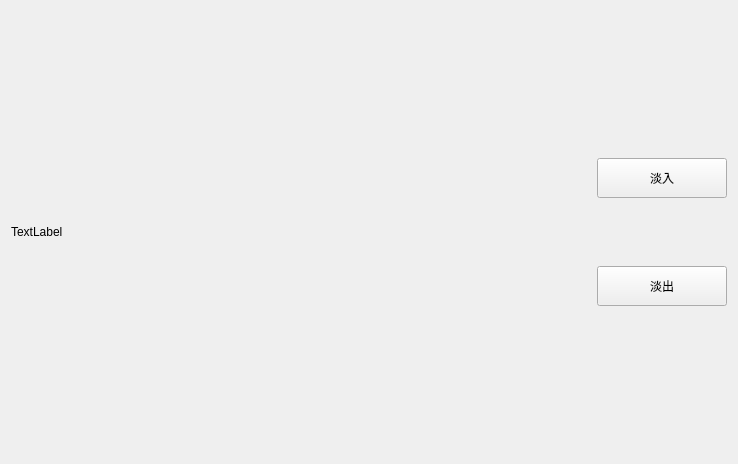
<?xml version="1.0" encoding="UTF-8"?>
<ui version="4.0">
 <class>Widget</class>
 <widget class="QWidget" name="Widget">
  <property name="geometry">
   <rect>
    <x>0</x>
    <y>0</y>
    <width>738</width>
    <height>464</height>
   </rect>
  </property>
  <property name="windowTitle">
   <string>Widget</string>
  </property>
  <layout class="QGridLayout" name="gridLayout">
   <item row="0" column="0">
    <widget class="QLabel" name="label">
     <property name="text">
      <string>TextLabel</string>
     </property>
    </widget>
   </item>
   <item row="0" column="1">
    <layout class="QVBoxLayout" name="verticalLayout_2">
     <item>
      <spacer name="verticalSpacer_2">
       <property name="orientation">
        <enum>Qt::Vertical</enum>
       </property>
       <property name="sizeHint" stdset="0">
        <size>
         <width>20</width>
         <height>40</height>
        </size>
       </property>
      </spacer>
     </item>
     <item>
      <layout class="QVBoxLayout" name="verticalLayout">
       <item>
        <widget class="QPushButton" name="pushButton">
         <property name="minimumSize">
          <size>
           <width>130</width>
           <height>40</height>
          </size>
         </property>
         <property name="maximumSize">
          <size>
           <width>130</width>
           <height>40</height>
          </size>
         </property>
         <property name="text">
          <string>淡入</string>
         </property>
        </widget>
       </item>
       <item>
        <spacer name="verticalSpacer">
         <property name="orientation">
          <enum>Qt::Vertical</enum>
         </property>
         <property name="sizeHint" stdset="0">
          <size>
           <width>20</width>
           <height>40</height>
          </size>
         </property>
        </spacer>
       </item>
       <item>
        <widget class="QPushButton" name="pushButton_2">
         <property name="minimumSize">
          <size>
           <width>130</width>
           <height>40</height>
          </size>
         </property>
         <property name="maximumSize">
          <size>
           <width>130</width>
           <height>40</height>
          </size>
         </property>
         <property name="text">
          <string>淡出</string>
         </property>
        </widget>
       </item>
      </layout>
     </item>
     <item>
      <spacer name="verticalSpacer_3">
       <property name="orientation">
        <enum>Qt::Vertical</enum>
       </property>
       <property name="sizeHint" stdset="0">
        <size>
         <width>20</width>
         <height>40</height>
        </size>
       </property>
      </spacer>
     </item>
    </layout>
   </item>
  </layout>
 </widget>
 <layoutdefault spacing="6" margin="11"/>
 <resources/>
 <connections/>
</ui>
